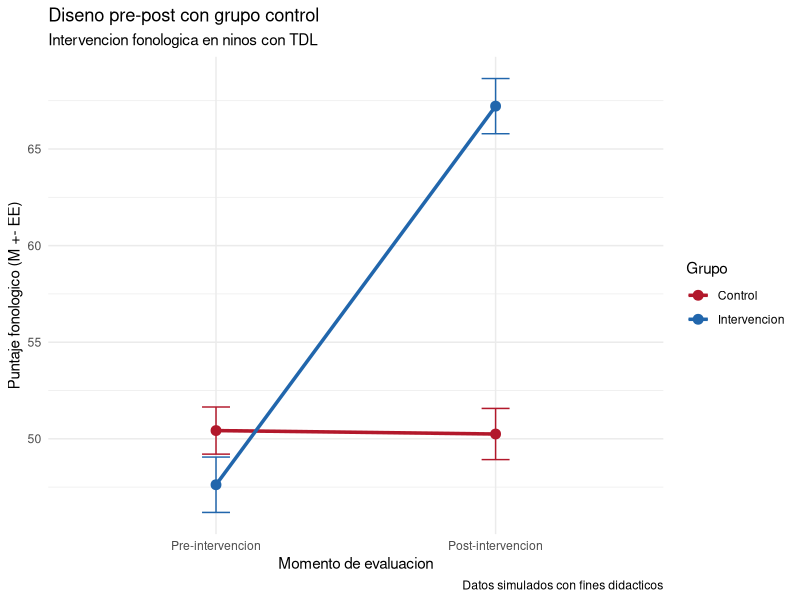

Write R code to recreate this figure.
## ---- chunk 1
# Visualizacion de un diseno pre-post con grupo control
library(tidyverse)

set.seed(123)
datos_prepost <- tibble(
  id = 1:60,
  grupo = rep(c("Intervencion", "Control"), each = 30),
  pre = c(rnorm(30, 48, 8), rnorm(30, 49, 8)),
  post = c(rnorm(30, 67, 9), rnorm(30, 51, 8))
) |>
  pivot_longer(cols = c(pre, post), names_to = "tiempo", values_to = "puntaje") |>
  mutate(
    tiempo = factor(
      tiempo,
      levels = c("pre", "post"),
      labels = c("Pre-intervencion", "Post-intervencion")
    )
  )

ggplot(datos_prepost, aes(x = tiempo, y = puntaje, group = grupo, color = grupo)) +
  stat_summary(fun = mean, geom = "line", linewidth = 1.2) +
  stat_summary(fun = mean, geom = "point", size = 3) +
  stat_summary(fun.data = mean_se, geom = "errorbar", width = 0.1) +
  labs(
    title = "Diseno pre-post con grupo control",
    subtitle = "Intervencion fonologica en ninos con TDL",
    x = "Momento de evaluacion",
    y = "Puntaje fonologico (M +- EE)",
    color = "Grupo",
    caption = "Datos simulados con fines didacticos"
  ) +
  scale_color_manual(values = c("Intervencion" = "#2166AC", "Control" = "#B2182B")) +
  theme_minimal()
